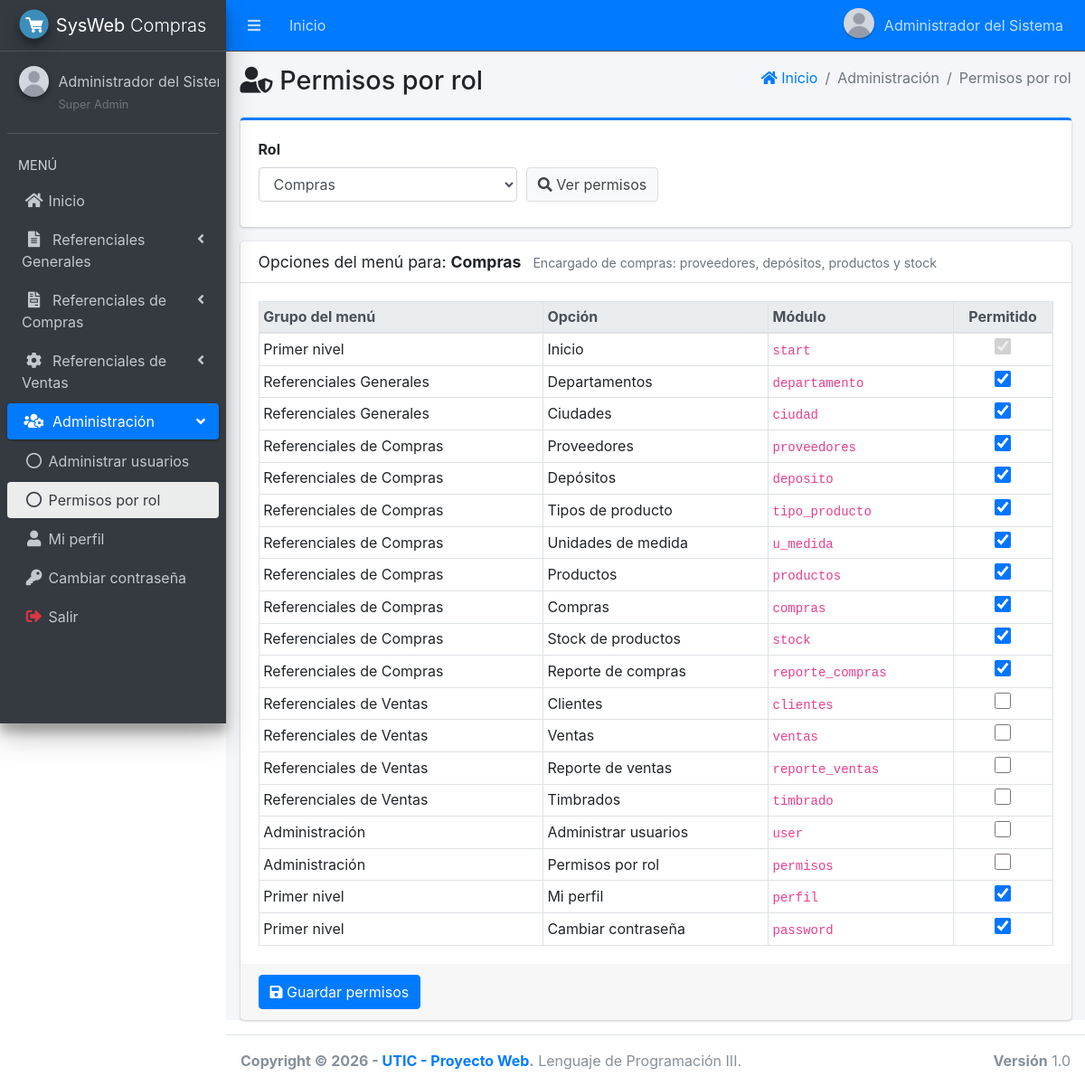
/main.php?module=permisos (signed in), run on the app's committed database.
### tables this page shows
CREATE TABLE menu (
    id_menu   INT AUTO_INCREMENT PRIMARY KEY,
    id_padre  INT NULL COMMENT 'NULL = opción de primer nivel o grupo',
    titulo    VARCHAR(50) NOT NULL,
    icono     VARCHAR(50) NOT NULL DEFAULT 'far fa-circle',
    modulo    VARCHAR(30) NULL COMMENT 'Clave del módulo (main.php?module=...). NULL = grupo',
    orden     INT NOT NULL DEFAULT 0,
    UNIQUE KEY uk_menu_modulo (modulo),
    CONSTRAINT fk_menu_padre FOREIGN KEY (id_padre)
        REFERENCES menu (id_menu) ON UPDATE CASCADE ON DELETE CASCADE
);

CREATE TABLE roles (
    id_rol       INT AUTO_INCREMENT PRIMARY KEY,
    rol_nombre   VARCHAR(30)  NOT NULL,
    descripcion  VARCHAR(120) NULL,
    UNIQUE KEY uk_roles_nombre (rol_nombre)
);

### app/config/database.php (called while the page is built, shortened)
<?php
function db(): PDO
{
    static $pdo = null;
    if ($pdo === null) {
        $dsn = 'mysql:host=' . DB_HOST . ';port=' . DB_PORT . ';dbname=' . DB_NAME . ';charset=utf8mb4';
        try {
            $pdo = new PDO($dsn, DB_USER, DB_PASS, [
                PDO::ATTR_ERRMODE            => PDO::ERRMODE_EXCEPTION,
                PDO::ATTR_DEFAULT_FETCH_MODE => PDO::FETCH_ASSOC,
                PDO::ATTR_EMULATE_PREPARES   => false,
            ]);
            $pdo->exec("SET time_zone = '" . date('P') . "'");
        } catch (PDOException $e) {
            error_log('Error de conexión: ' . $e->getMessage());
            http_response_code(500);
            exit('No se pudo conectar con la base de datos. Verifique la configuración en config/config.php.');
        }
    }
    return $pdo;
}

### app/core/rutas.php (called while the page is built, shortened)
<?php
return [
    'start'             => ['start.php',                 'start'],
    'password'          => ['password/form.php',         'password'],
    'perfil'            => ['perfil/view.php',           'perfil'],
    'form_perfil'       => ['perfil/form.php',           'perfil'],
    'user'              => ['user/view.php',             'user'],
    'form_user'         => ['user/form.php',             'user'],
    'permisos'          => ['permisos/view.php',         'permisos'],
    'departamento'      => ['departamento/view.php',     'departamento'],
    'form_departamento' => ['departamento/form.php',     'departamento'],
    'ciudad'            => ['ciudad/view.php',           'ciudad'],
    'form_ciudad'       => ['ciudad/form.php',           'ciudad'],
    'proveedores'       => ['proveedores/view.php',      'proveedores'],
    'form_proveedores'  => ['proveedores/form.php',      'proveedores'],
    'deposito'          => ['simple/view.php',           'deposito'],
    'form_deposito'     => ['simple/form.php',           'deposito'],
    'tipo_producto'     => ['simple/view.php',           'tipo_producto'],
    'form_tipo_producto'=> ['simple/form.php',           'tipo_producto'],
    'u_medida'          => ['simple/view.php',           'u_medida'],
    'form_u_medida'     => ['simple/form.php',           'u_medida'],
    'productos'         => ['productos/view.php',        'productos'],
    'form_productos'    => ['productos/form.php',        'productos'],
    'clientes'          => ['clientes/view.php',         'clientes'],
    'form_clientes'     => ['clientes/form.php',         'clientes'],
    'compras'           => ['compras/view.php',          'compras'],
    'form_compras'      => ['compras/form.php',          'compras'],
    'detalle_compras'   => ['compras/detalle.php',       'compras'],
    'ventas'            => ['ventas/view.php',           'ventas'],
    'form_ventas'       => ['ventas/form.php',           'ventas'],
    'detalle_ventas'    => ['ventas/detalle.php',        'ventas'],
    'reporte_ventas'    => ['reporte_ventas/view.php',   'reporte_ventas'],
    'timbrado'          => ['timbrado/view.php',         'timbrado'],
    'stock'             => ['stock/view.php',            'stock'],
    'reporte_compras'   => ['reporte_compras/view.php',  'reporte_compras'],
];

### app/views/layout/content.php (called while the page is built, shortened)
<?php
[$archivo, $permiso] = $rutas[$module];
include __DIR__ . '/../' . $archivo;

### app/views/permisos/view.php (the view, shortened to what this page needs)
<?php
$pdo    = db();
$roles  = $pdo->query('SELECT id_rol, rol_nombre, descripcion FROM roles ORDER BY id_rol')->fetchAll();
$id_rol = int_param($_GET, 'rol') ?: (int) ($roles[1]['id_rol'] ?? $roles[0]['id_rol']);
$rol = null;
foreach ($roles as $r) {
    if ((int) $r['id_rol'] === $id_rol) {
        $rol = $r;
    }
}
$es_admin = $id_rol === ROL_SUPER_ADMIN;
$opciones = $pdo->query('SELECT m.id_menu, m.titulo, m.modulo, COALESCE(g.titulo, \'Primer nivel\') AS grupo
                         FROM menu m LEFT JOIN menu g ON g.id_menu = m.id_padre
                         WHERE m.modulo IS NOT NULL
                         ORDER BY COALESCE(g.orden, m.orden), m.orden')->fetchAll();
$st = $pdo->prepare('SELECT id_menu FROM permisos WHERE id_rol = ?');
$st->execute([$id_rol]);
$asignados = array_map('intval', $st->fetchAll(PDO::FETCH_COLUMN));
?>
<section class="content">
    <div class="container-fluid">
        <div class="card card-primary card-outline">
            <div class="card-body">
                <form method="get" action="main.php" class="form-row align-items-end">
                    <div class="col-md-4 col-sm-8 mb-2">
                        <label for="rol">Rol</label>
                        <select name="rol" id="rol" class="form-control" onchange="this.form.submit()">
                            <?php foreach ($roles as $r): ?>
                                <option value="<?= (int) $r['id_rol'] ?>" <?= (int) $r['id_rol'] === $id_rol ? 'selected' : '' ?>><?= e($r['rol_nombre']) ?></option>
                            <?php endforeach; ?>
                        </select>
                    </div>
                    <div class="col-auto mb-2">
                        <button type="submit" class="btn btn-default"><i class="fas fa-search"></i> Ver permisos</button>
                    </div>
                </form>
            </div>
        </div>
        <div class="card">
            <div class="card-header">
                <h3 class="card-title">Opciones del menú para: <b><?= e($rol['rol_nombre']) ?></b>
                    <small class="text-muted ml-2"><?= e($rol['descripcion']) ?></small></h3>
            </div>
            <form action="modules/permisos/procesar.php" method="post">
                <div class="card-body">
                    <table class="table table-bordered table-sm">
                        <thead class="thead-light">
                        <tr>
                            <th>Grupo del menú</th>
                            <th>Opción</th>
                            <th>Módulo</th>
                            <th class="text-center" style="width:110px;">Permitido</th>
                        </tr>
                        </thead>
                        <tbody>
                        <?php foreach ($opciones as $o):
                            $id_menu = (int) $o['id_menu'];
                            $fijo    = $es_admin || $o['modulo'] === 'start';
                            $marcado = $fijo || in_array($id_menu, $asignados, true);
                        ?>
                            <tr>
                                <td><?= e($o['grupo']) ?></td>
                                <td><?= e($o['titulo']) ?></td>
                                <td><code><?= e($o['modulo']) ?></code></td>
                                <td class="text-center">
                                    <input type="checkbox" name="menus[]" value="<?= $id_menu ?>" style="width:18px;height:18px;"
                                        <?= $marcado ? 'checked' : '' ?> <?= $fijo ? 'disabled' : '' ?>>
                                </td>
                            </tr>
                        <?php endforeach; ?>
                        </tbody>
                    </table>
                </div>
                <?php if (!$es_admin): ?>
                <div class="card-footer">
                    <button type="submit" class="btn btn-primary"><i class="fas fa-save"></i> Guardar permisos</button>
                </div>
                <?php endif; ?>
            </form>
        </div>
    </div>
</section>

### app/views/layout/side_menu.php (shortened to what this page needs)
<?php
$items = db()->query('SELECT id_menu, id_padre, titulo, icono, modulo FROM menu ORDER BY orden, id_menu')->fetchAll();
$raiz  = [];
$hijos = [];
foreach ($items as $it) {
    if ($it['id_padre'] === null) {
        $raiz[] = $it;
    } else {
        $hijos[(int) $it['id_padre']][] = $it;
    }
}
function menu_enlace(array $it, string $modulo_actual, bool $hijo): string
{
    $activo = $it['modulo'] === $modulo_actual ? ' active' : '';
    $icono  = $hijo ? 'far fa-circle nav-icon' : 'nav-icon ' . $it['icono'];
    return '<li class="nav-item"><a href="main.php?module=' . e($it['modulo']) . '" class="nav-link' . $activo . '">'
         . '<i class="' . e($icono) . '"></i><p>' . e($it['titulo']) . '</p></a></li>';
}
?>
<aside class="main-sidebar sidebar-dark-primary elevation-4">
    <a href="main.php?module=start" class="brand-link">
        <img src="assets/img/logo.png" alt="Logo" class="brand-image img-circle elevation-3">
        <span class="brand-text font-weight-light"><b><?= e(APP_SHORT) ?></b> Compras</span>
    </a>
    <div class="sidebar">
        <div class="user-panel mt-3 pb-3 mb-3 d-flex">
            <div class="image">
                <img src="<?= e(foto_url($_SESSION['foto'] ?? null)) ?>" class="img-circle elevation-2" alt="Foto">
            </div>
            <div class="info">
                <a href="main.php?module=perfil" class="d-block"><?= e($_SESSION['nombre']) ?></a>
                <small class="text-muted"><?= e($_SESSION['rol']) ?></small>
            </div>
        </div>
        <nav class="mt-2">
            <ul class="nav nav-pills nav-sidebar flex-column" data-widget="treeview" role="menu" data-accordion="false">
                <li class="nav-header">MENÚ</li>
                <?php foreach ($raiz as $it): ?>
                    <?php if ($it['modulo'] !== null): ?>
                        <?php if (can($it['modulo'])) echo menu_enlace($it, $modulo_actual, false); ?>
                    <?php else:
                        $visibles = array_filter($hijos[(int) $it['id_menu']] ?? [], static function ($h) {
                            return can($h['modulo']);
                        });
                        $abierto = in_array($modulo_actual, array_column($visibles, 'modulo'), true);
                    ?>
                        <li class="nav-item<?= $abierto ? ' menu-open' : '' ?>">
                            <a href="#" class="nav-link<?= $abierto ? ' active' : '' ?>">
                                <i class="nav-icon <?= e($it['icono']) ?>"></i>
                                <p><?= e($it['titulo']) ?> <i class="right fas fa-angle-left"></i></p>
                            </a>
                            <ul class="nav nav-treeview">
                                <?php foreach ($visibles as $h) echo menu_enlace($h, $modulo_actual, true); ?>
                            </ul>
                        </li>
                    <?php endif; ?>
                <?php endforeach; ?>
                <li class="nav-item">
                    <a href="#" class="nav-link" data-toggle="modal" data-target="#modalSalir">
                        <i class="nav-icon fas fa-sign-out-alt text-danger"></i><p>Salir</p>
                    </a>
                </li>
            </ul>
        </nav>
    </div>
</aside>

### public/assets/css/style.css (style rules this page uses)
.user-image, .user-panel .image img, .user-header img { object-fit: cover; }

### data on the page
menu: titulo "Inicio", grupo "Primer nivel", modulo "start"
menu: titulo "Referenciales Generales"
menu: titulo "Referenciales de Compras"
menu: titulo "Referenciales de Ventas"
menu: titulo "Administración"
menu: titulo "Administrar usuarios", grupo "Administración", modulo "user"
menu: titulo "Permisos por rol", grupo "Administración", modulo "permisos"
menu: titulo "Mi perfil", grupo "Primer nivel", modulo "perfil"
menu: titulo "Cambiar contraseña", grupo "Primer nivel", modulo "password"
roles: rol_nombre "Compras", descripcion "Encargado de compras: proveedores, depósitos, productos y stock", id_rol "☑"
menu: grupo "Referenciales Generales", titulo "Departamentos", modulo "departamento"
menu: grupo "Referenciales Generales", titulo "Ciudades", modulo "ciudad"
menu: grupo "Referenciales de Compras", titulo "Proveedores", modulo "proveedores"
menu: grupo "Referenciales de Compras", titulo "Depósitos", modulo "deposito"
menu: grupo "Referenciales de Compras", titulo "Tipos de producto", modulo "tipo_producto"
menu: grupo "Referenciales de Compras", titulo "Unidades de medida", modulo "u_medida"
menu: grupo "Referenciales de Compras", titulo "Productos", modulo "productos"
menu: grupo "Referenciales de Compras", titulo "Compras", modulo "compras"
menu: grupo "Referenciales de Compras", titulo "Stock de productos", modulo "stock"
menu: grupo "Referenciales de Compras", titulo "Reporte de compras", modulo "reporte_compras"
menu: grupo "Referenciales de Ventas", titulo "Clientes", modulo "clientes"
menu: grupo "Referenciales de Ventas", titulo "Ventas", modulo "ventas"
menu: grupo "Referenciales de Ventas", titulo "Reporte de ventas", modulo "reporte_ventas"
menu: grupo "Referenciales de Ventas", titulo "Timbrados", modulo "timbrado"

### other printed values
$_SESSION['nombre'] "Administrador del Sistema"
APP_SHORT "SysWeb"
$_SESSION['nombre'] "Administrador del…"
$_SESSION['rol'] "Super Admin"
$titulo "Permisos por rol"
$texto "Administración"
$texto "Permisos por rol"
form field rol "Compras"
